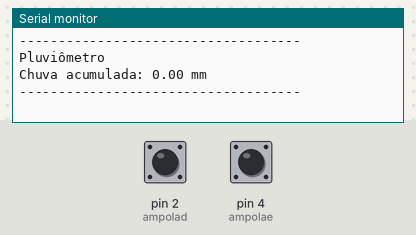
This sketch was run on a simulated Arduino Uno, built with avr-gcc and run on an emulated ATmega328P. Parts: the last lines printed to the serial monitor. Inputs (shaded band) come from the test bench; at power-on: pin 2 (ampolad) HIGH, pin 4 (ampolae) HIGH.

Above: at 1.2 s.
1.3 s: pin 2 (ampolad) pulled LOW for 0.15 s
At 1.8 s:
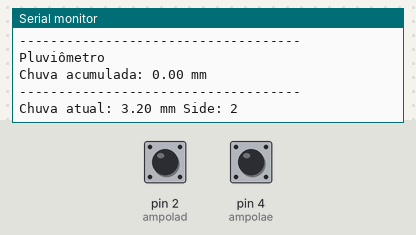
2.9 s: pin 4 (ampolae) pulled LOW for 0.15 s
At 4.1 s:
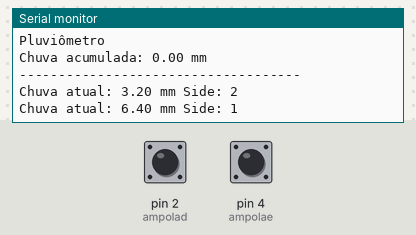
4.5 s: pin 2 (ampolad) pulled LOW for 1 s
At 5.5 s:
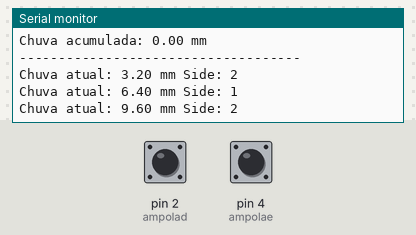
7.0 s: pin 4 (ampolae) pulled LOW for 1 s
At 7.4 s:
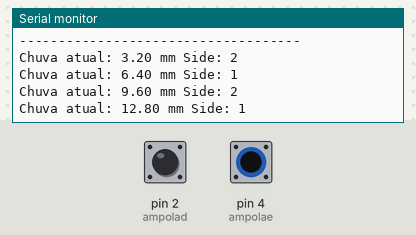
Timing chart, 0 to 10.0 s (numbered marks = the images above; inputs shaded):
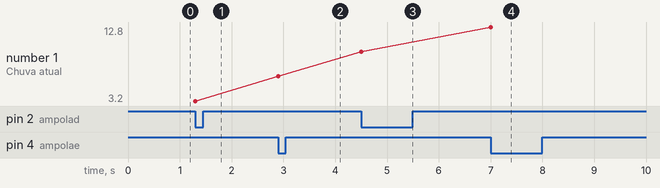

The sketch:

TwoReed.ino
```cpp
#define ampolad 2
#define ampolae 4

// Define número de basculadas para 0 ao iniciar //
int b = 0;
int side = 0;
// lado = 0 - Início //
// lado = 1 - Esquerda //
// lado = 2 - Direita //

// Define volume da basculada - MODIFICAR COM TESTES //
float v = 3.2;

void setup(){
  pinMode(ampolae, INPUT_PULLUP); //Define pino de entrada
  pinMode(ampolad, INPUT_PULLUP); //Define pino de entrada
  Serial.begin(9600); //Inicia porta serial
  Serial.println(F("------------------------------------"));
  Serial.println (F("Pluviômetro"));
  Serial.print (F("Chuva acumulada: ")); Serial.print(b*v); Serial.println(F(" mm"));
  Serial.println(F("------------------------------------"));
  }

void loop(){
  //
  // Início // Para lado == 0 //
  //
  if (!digitalRead(ampolad) && side==0){
    b++;
    side++;
    side++;
    float chuva = b*v;
    Serial.print (F("Chuva atual: ")); Serial.print(chuva); Serial.print(F(" mm")); Serial.print(F(" Side: ")); Serial.println(side);
    delay(800);
  }
  else if (!digitalRead(ampolae) && side==0){
    b++;
    side++;
    float chuva = b*v;
    Serial.print (F("Chuva atual: ")); Serial.print(chuva); Serial.print(F(" mm")); Serial.print(F(" Side: ")); Serial.println(side);
    delay(800);
  }
  //
  // Execução // Para lado != 0 //
  //
  else if (!digitalRead(ampolad) && side==1){
    b++;
    side++;
    float chuva = b*v;
    Serial.print (F("Chuva atual: ")); Serial.print(chuva); Serial.print(F(" mm")); Serial.print(F(" Side: ")); Serial.println(side);
    delay(800);
  }
  else if (!digitalRead(ampolae) && side==2){
    b++;
    side--;
    float chuva = b*v;
    Serial.print (F("Chuva atual: ")); Serial.print(chuva); Serial.print(F(" mm")); Serial.print(F(" Side: ")); Serial.println(side);
    delay(800);
  }
}
```

Measured:
- after the input at 1.3 s, the serial monitor: prints a new line at once (image 1)
- after the input at 2.9 s, the serial monitor: prints a new line at once (image 2)
- after the input at 4.5 s, the serial monitor: prints a new line at once (image 3)
- after the input at 7.0 s, the serial monitor: prints a new line at once (image 4)
- plotted number 1: 3.2 → 6.4 after the input at 2.9 s, 6.4 → 9.6 after the input at 4.5 s, 9.6 → 12.8 after the input at 7.0 s
